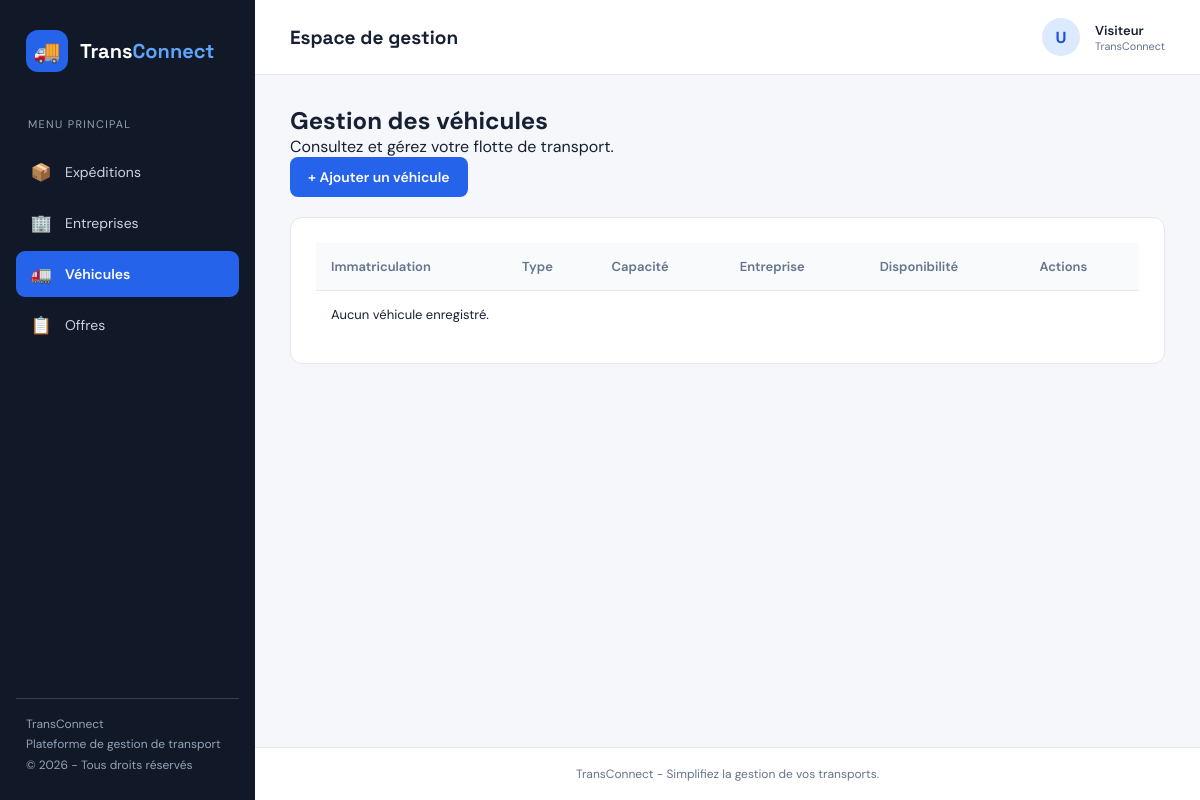
The app's page /vehicules/, older data.
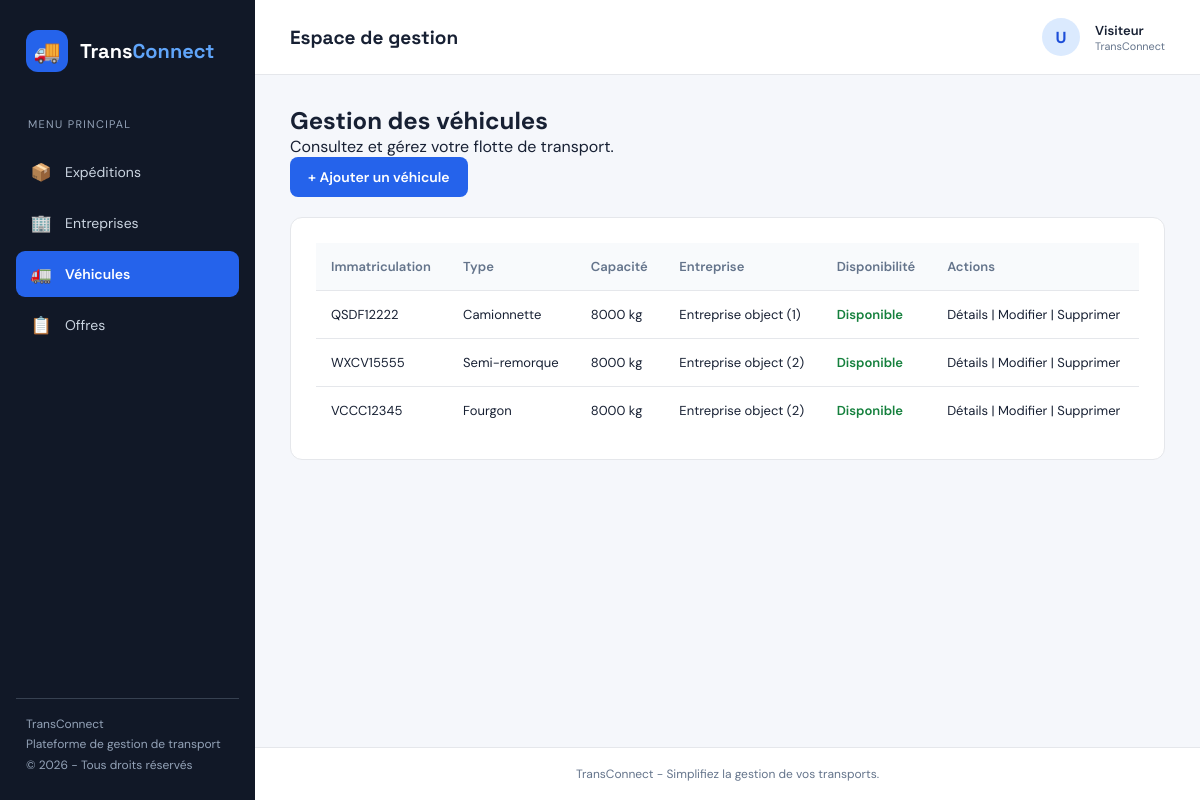
The same page, newer data.
### VehiculesApp/models.py (models this page shows, shortened)
class Vehicule(models.Model):
    TYPE_VEHICULE_CHOICES = [
        ('camionnette', 'Camionnette'),
        ('fourgon', 'Fourgon'),
        ('camion_porteur', 'Camion porteur'),
        ('semi_remorque', 'Semi-remorque'),
    ]
    immatriculation = models.CharField(max_length=20, unique=True)
    capacite_kg = models.PositiveIntegerField(
        validators=[MinValueValidator(1, "La capacite doit etre superieure a 0 kg.")]
    )
    type_vehicule = models.CharField(max_length=30, choices=TYPE_VEHICULE_CHOICES)
    disponible = models.BooleanField(default=True)
    entreprise = models.ForeignKey(
        'EntreprisesApp.Entreprise',
        on_delete=models.CASCADE,
        related_name='vehicules'
    )
    created_at = models.DateTimeField(auto_now_add=True)
    updated_at = models.DateTimeField(auto_now=True)
    created_at = models.DateTimeField(auto_now_add=True)
    updated_at = models.DateTimeField(auto_now=True)

### EntreprisesApp/models.py (models this page shows)
class Entreprise(models.Model):
    raison_sociale = models.CharField(max_length=200, null=False, blank=False)
    matricule_fiscal = models.CharField(max_length=17, null=False, blank=False, unique=True, validators=[matricule_fiscal_validator])
    adresse = models.TextField(validators=[MinLengthValidator(20, "Ladresse doit contenir au moins 20 caracteres")])
    type_entreprise = models.CharField(max_length=100, choices=[('chargeur', 'Chargeur'), ('transporteur', 'Transporteur')])
    created_at = models.DateTimeField(auto_now_add=True)
    updated_at = models.DateTimeField(auto_now=True)
    gerant = models.OneToOneField(Utilisateur, on_delete=models.CASCADE, related_name='entreprise')

### VehiculesApp/views.py (the view)
# urls.py: path('', VehiculeListView.as_view(), name='list'),
class VehiculeListView(ListView):
    model = Vehicule
    template_name = 'vehicule/liste.html'
    context_object_name = 'vehicules'
    queryset = Vehicule.objects.select_related('entreprise').order_by('-created_at')

### templates/vehicule/liste.html (shortened to what this page needs)
{% extends 'base.html' %}
{% block content %}
<div class="form-page">
    <h1>Gestion des véhicules</h1>
    <p>Consultez et gérez votre flotte de transport.</p>
    <a href="{% url 'vehicule:create' %}" class="btn-primary">
        + Ajouter un véhicule
    </a>
    <div class="form-card">
        <table>
            <thead>
                <tr>
                    <th>Immatriculation</th>
                    <th>Type</th>
                    <th>Capacité</th>
                    <th>Entreprise</th>
                    <th>Disponibilité</th>
                    <th>Actions</th>
                </tr>
            </thead>
            <tbody>
                {% for vehicule in vehicules %}
                <tr>
                    <td>{{ vehicule.immatriculation }}</td>
                    <td>{{ vehicule.get_type_vehicule_display }}</td>
                    <td>{{ vehicule.capacite_kg }} kg</td>
                    <td>{{ vehicule.entreprise }}</td>
                    <td>
                        {% if vehicule.disponible %}
                            <span class="status-success">Disponible</span>
                        {% else %}
                            <span class="status-danger">Indisponible</span>
                        {% endif %}
                    </td>
                    <td>
                        <a href="{% url 'vehicule:detail' vehicule.pk %}">Détails</a>
                        |
                        <a href="{% url 'vehicule:update' vehicule.pk %}">Modifier</a>
                        |
                        <a href="{% url 'vehicule:delete' vehicule.pk %}">Supprimer</a>
                    </td>
                </tr>
                {% empty %}
                <tr>
                    <td colspan="6">Aucun véhicule enregistré.</td>
                </tr>
                {% endfor %}
            </tbody>
        </table>
    </div>
</div>
{% endblock %}

Row changes from the older to the newer data that the page shows:
added Vehicule: immatriculation "QSDF12222", type_vehicule "Camionnette", capacite_kg "8000", entreprise "Entreprise object (1)", disponible "Disponible"
added Vehicule: immatriculation "WXCV15555", type_vehicule "Semi-remorque", capacite_kg "8000", entreprise "Entreprise object (2)", disponible "Disponible"
added Vehicule: immatriculation "VCCC12345", type_vehicule "Fourgon", capacite_kg "8000", entreprise "Entreprise object (2)", disponible "Disponible"
Text that changed along with them:
text no longer shown: "Aucun véhicule enregistré."
